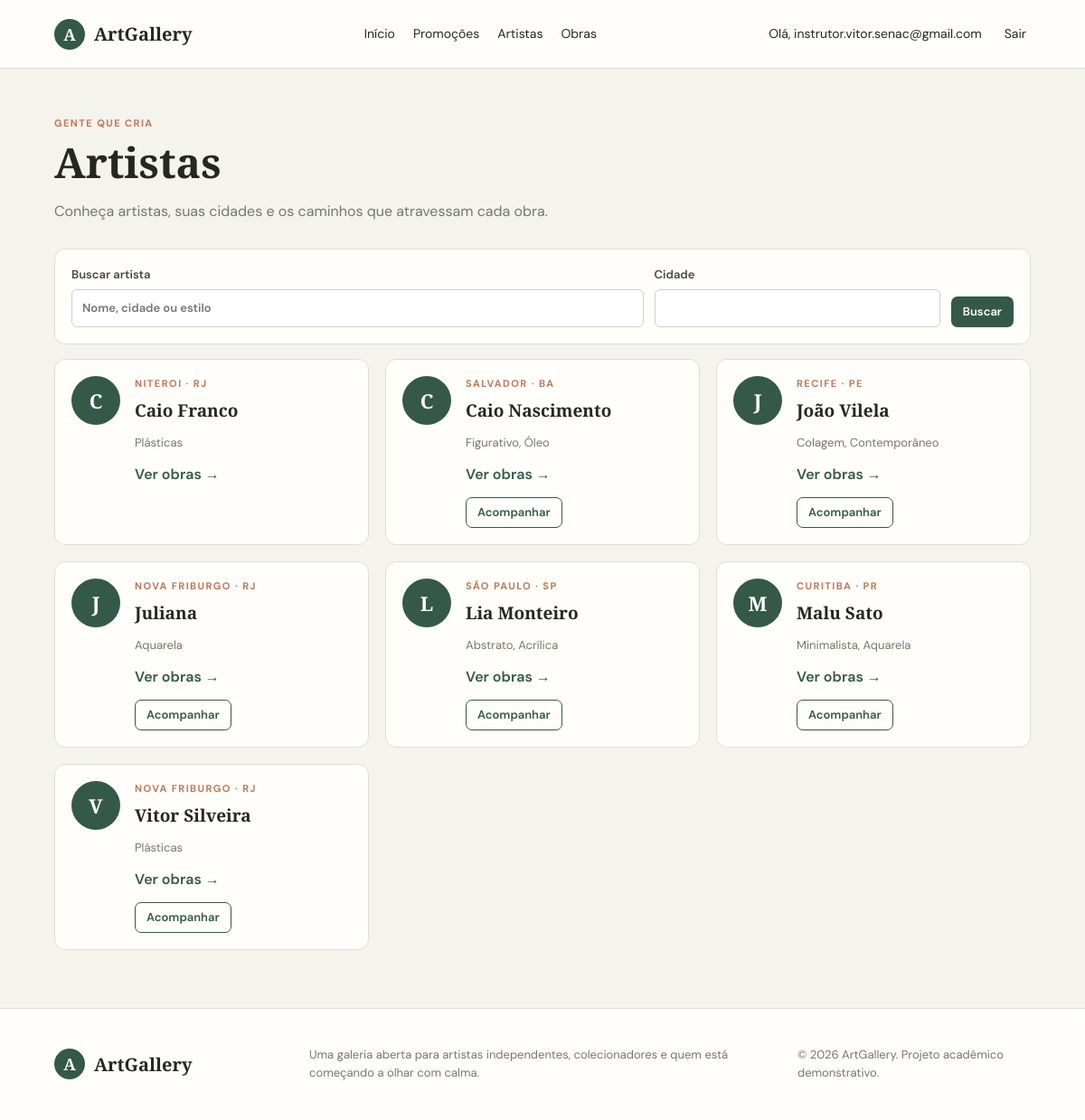
The app's page /artistas/ (signed in) with its own data.
### core/models.py (models this page shows, shortened)
class Profile(models.Model):
    class Role(models.TextChoices):
        CLIENT = "client", "Cliente"
        ARTIST = "artist", "Artista"
    user = models.OneToOneField(
        User, on_delete=models.CASCADE, related_name="profile"
    )
    role = models.CharField(max_length=10, choices=Role.choices)
    name = models.CharField(max_length=120)
    age = models.PositiveSmallIntegerField(
        validators=[MinValueValidator(1), MaxValueValidator(120)]
    )
    city = models.CharField(max_length=100)
    state = models.CharField(max_length=80)
    country = models.CharField(max_length=80, default="Brasil")
    contact = models.CharField(max_length=120)
    education = models.BooleanField(default=False)
    education_place = models.CharField(max_length=160, blank=True)
    styles = models.CharField(max_length=300, blank=True)
    created_at = models.DateTimeField(auto_now_add=True)
    class Meta:
        ordering = ("name",)

### core/views.py (the view, shortened to what this page needs)
@login_required
def artwork_list(request, category="artworks"):
    profile = _profile_or_redirect(request)
    if not isinstance(profile, Profile):
        return profile
    if category == "artists":
        artists = Profile.objects.filter(role=Profile.Role.ARTIST)
        artists = _annotate_follows(artists, profile)
        if query := request.GET.get("q", "").strip():
            artists = artists.filter(
                Q(name__icontains=query)
                | Q(city__icontains=query)
                | Q(state__icontains=query)
                | Q(styles__icontains=query)
            )
        if city := request.GET.get("city", "").strip():
            artists = artists.filter(city__icontains=city)
        return render(
            request,
            "core/artist_list.html",
            {"profile": profile, "artists": artists, "filters": request.GET},
        )

### core/views.py (called while the page is built)
def _profile_or_redirect(request):
    try:
        return request.user.profile
    except Profile.DoesNotExist:
        messages.info(request, "Complete seu perfil para acessar a galeria.")
        return redirect("profile_setup")

def _annotate_follows(artists, profile):
    return artists.annotate(
        is_following=Exists(
            ArtistFollow.objects.filter(
                follower=profile, artist_id=OuterRef("pk")
            )
        )
    )

### core/templates/core/artist_list.html (shortened to what this page needs)
{% extends "core/base.html" %}
{% block content %}
<div class="page-wrap">
  <header class="page-heading">
    <p class="eyebrow">Gente que cria</p>
    <h1>Artistas</h1>
    <p>Conheça artistas, suas cidades e os caminhos que atravessam cada obra.</p>
  </header>
  <form method="get" class="filter-bar artist-filters">
    <label>Buscar artista<input type="search" name="q" value="{{ filters.q }}" placeholder="Nome, cidade ou estilo"></label>
    <label>Cidade<input type="text" name="city" value="{{ filters.city }}"></label>
    <button class="button button-primary button-small" type="submit">Buscar</button>
  </form>
  <div class="artist-grid">
    {% for artist in artists %}{% include "core/_artist_card.html" %}{% empty %}
    <div class="empty-state"><h2>Nenhum artista encontrado</h2><p>Experimente outros termos de busca.</p></div>{% endfor %}
  </div>
</div>
{% endblock %}

### core/templates/core/base.html (shortened to what this page needs)
{% load static %}
<!doctype html>
<html lang="pt-BR">
  <head>
    <link rel="stylesheet" href="{% static 'core/styles.css' %}">
  </head>
  <body>
    <header class="site-header">
      <a class="brand" href="{% url 'home' %}">
        <span class="brand-mark">A</span><span>ArtGallery</span>
      </a>
      <nav class="main-nav" aria-label="Navegação principal">
        <a href="{% url 'home' %}">Início</a>
        <a href="{% url 'promotions' %}">Promoções</a>
        <a href="{% url 'artists' %}">Artistas</a>
        <a href="{% url 'artworks' %}">Obras</a>
      </nav>
      {% if user.is_authenticated %}
      <div class="header-actions">
        <a class="profile-link" href="{% url 'dashboard' %}">Olá, {{ user.email }}</a>
        <form method="post" action="{% url 'logout' %}">
          <button class="link-button" type="submit">Sair</button>
        </form>
      </div>
      {% else %}
      <div class="header-actions">
        <a class="profile-link" href="{% url 'login' %}">Entrar</a>
        <a class="button button-primary button-small" href="{% url 'register' %}">Criar conta</a>
      </div>
      {% endif %}
    </header>
    <main>
      {% block content %}{% endblock %}
    </main>
    <footer class="site-footer">
      <a class="brand" href="{% url 'home' %}"><span class="brand-mark">A</span><span>ArtGallery</span></a>
      <p>Uma galeria aberta para artistas independentes, colecionadores e quem está começando a olhar com calma.</p>
      <small>© {% now "Y" %} ArtGallery. Projeto acadêmico demonstrativo.</small>
    </footer>
  </body>
</html>

### core/templates/core/_artist_card.html (shortened to what this page needs)
<article class="artist-card">
  <div class="artist-avatar" aria-hidden="true">{{ artist.name|first|upper }}</div>
  <div class="artist-card-body">
    <p class="eyebrow">{{ artist.city }}{% if artist.state %} · {{ artist.state }}{% endif %}</p>
    <h3>{{ artist.name }}</h3>
    <p class="artist-meta">{{ artist.styles|default:"Artista independente" }}</p>
    <a class="text-link" href="{% url 'artworks' %}?artist={{ artist.pk }}">Ver obras →</a>
    {% if user.is_authenticated %}
    {% if artist.pk != profile.pk %}
    <form method="post" action="{% url 'toggle_follow' artist.pk %}">
      <button class="button button-outline button-small" type="submit">
        {% if artist.is_following %}Deixar de acompanhar{% else %}Acompanhar{% endif %}
      </button>
    </form>
    {% endif %}
    {% else %}
    <a class="button button-outline button-small" href="{% url 'login' %}?next={% url 'artists' %}">Entre para acompanhar</a>
    {% endif %}
  </div>
</article>

### core/static/core/styles.css (style rules this page uses)
:root { color-scheme: light; --ink: #252821; --muted: #74786d; --paper: #f5f3ee; --card: #fffefa; --green: #345948; --green-dark: #244334; --line: #deded4; --accent: #bf7858; font-family: "DM Sans", sans-serif; }
* { box-sizing: border-box; }
body { margin: 0; color: var(--ink); background: var(--paper); line-height: 1.55; }
a { color: inherit; }
button, input, select, textarea { font: inherit; }
button, .button { cursor: pointer; }
.site-header { min-height: 76px; display: flex; align-items: center; justify-content: space-between; gap: 26px; padding: 12px max(5vw, 20px); background: rgba(255,254,250,.94); border-bottom: 1px solid var(--line); }
.brand { display: inline-flex; align-items: center; gap: 10px; color: var(--ink); font: 700 20px "Playfair Display", serif; text-decoration: none; white-space: nowrap; }
.brand-mark { width: 34px; height: 34px; display: grid; place-items: center; border-radius: 50%; color: white; background: var(--green); font-size: 18px; }
.main-nav, .header-actions { display: flex; align-items: center; gap: 20px; }
.main-nav a, .profile-link, .link-button { text-decoration: none; font-size: 14px; color: var(--ink); }
.header-actions form { margin: 0; }
.link-button { border: 0; padding: 5px; background: transparent; }
main { min-height: 65vh; animation: page-enter .3s ease-out both; }
.page-wrap { width: min(1180px, 90vw); margin: 0 auto; padding: 42px 0 64px; }
.hero h1, h1, h2 { font-family: "Playfair Display", Georgia, serif; font-weight: 600; line-height: 1.15; }
.eyebrow { margin: 0 0 8px; color: var(--accent); font-size: 11px; font-weight: 700; letter-spacing: .13em; text-transform: uppercase; }
.button { display: inline-flex; align-items: center; justify-content: center; min-height: 42px; padding: 10px 18px; border: 1px solid transparent; border-radius: 7px; text-decoration: none; font-weight: 600; transition: background .18s ease, color .18s ease, transform .18s ease, box-shadow .18s ease; }
.button-primary { color: white; background: var(--green); }
.button-outline { color: var(--green); border-color: var(--green); background: transparent; }
.button-small { min-height: 34px; padding: 6px 12px; font-size: 13px; }
.text-link { color: var(--green); font-weight: 600; text-decoration: none; }
.artist-grid { display: grid; grid-template-columns: repeat(3, minmax(0, 1fr)); gap: 18px; }
.art-card, .artist-card, .form-panel { overflow: hidden; border: 1px solid var(--line); border-radius: 12px; background: var(--card); transition: transform .2s ease, box-shadow .2s ease, border-color .2s ease; }
.art-card h3, .artist-card h3 { margin: 0 0 4px; font: 600 19px "Playfair Display", serif; }
.art-artist, .artist-meta, .results-count { color: var(--muted); font-size: 13px; }
.artist-card { display: flex; align-items: flex-start; gap: 16px; padding: 18px; }
.artist-avatar { flex: 0 0 54px; width: 54px; height: 54px; display: grid; place-items: center; border-radius: 50%; color: white; background: var(--green); font: 600 22px "Playfair Display", serif; }
.artist-card-body { min-width: 0; }
.artist-card .button { margin-top: 12px; }
.page-heading { margin: 10px 0 28px; }
.page-heading h1, .dashboard-heading h1 { margin: 0 0 10px; font-size: clamp(34px, 4vw, 46px); }
.page-heading p:last-child, .dashboard-heading p { color: var(--muted); }
.filter-bar { display: grid; grid-template-columns: 2fr 1fr 1fr 1fr 1fr auto; align-items: end; gap: 12px; margin: 24px 0 16px; padding: 18px; border: 1px solid var(--line); border-radius: 12px; background: var(--card); }
.filter-bar label, .field { display: flex; flex-direction: column; gap: 6px; color: #454a40; font-size: 13px; font-weight: 600; }
.filter-bar input, .filter-bar select, .field input, .field select, .field textarea { width: 100%; min-height: 42px; padding: 9px 11px; border: 1px solid #cfd1c8; border-radius: 6px; color: var(--ink); background: white; }
.artist-filters { grid-template-columns: 2fr 1fr auto; }
.site-footer { display: grid; grid-template-columns: 1fr 2fr 1fr; align-items: center; gap: 24px; padding: 28px max(5vw, 20px); border-top: 1px solid var(--line); background: var(--card); }
.site-footer p, .site-footer small { color: var(--muted); font-size: 13px; }

### records on screen
Profile: name|first "C", city "NITEROI", state "RJ", name "Caio Franco", styles "Plásticas"
Profile: name|first "C", city "SALVADOR", state "BA", name "Caio Nascimento", styles "Figurativo, Óleo", shows "Acompanhar"
Profile: name|first "J", city "RECIFE", state "PE", name "João Vilela", styles "Colagem, Contemporâneo", shows "Acompanhar"
Profile: name|first "J", city "NOVA FRIBURGO", state "RJ", name "Juliana", styles "Aquarela", shows "Acompanhar"
Profile: name|first "L", city "SÃO PAULO", state "SP", name "Lia Monteiro", styles "Abstrato, Acrílica", shows "Acompanhar"
Profile: name|first "M", city "CURITIBA", state "PR", name "Malu Sato", styles "Minimalista, Aquarela", shows "Acompanhar"
Profile: name|first "V", city "NOVA FRIBURGO", state "RJ", name "Vitor Silveira", styles "Plásticas", shows "Acompanhar"

### other values on screen
{{ user.email }} "instrutor.vitor.senac@gmail.com"
